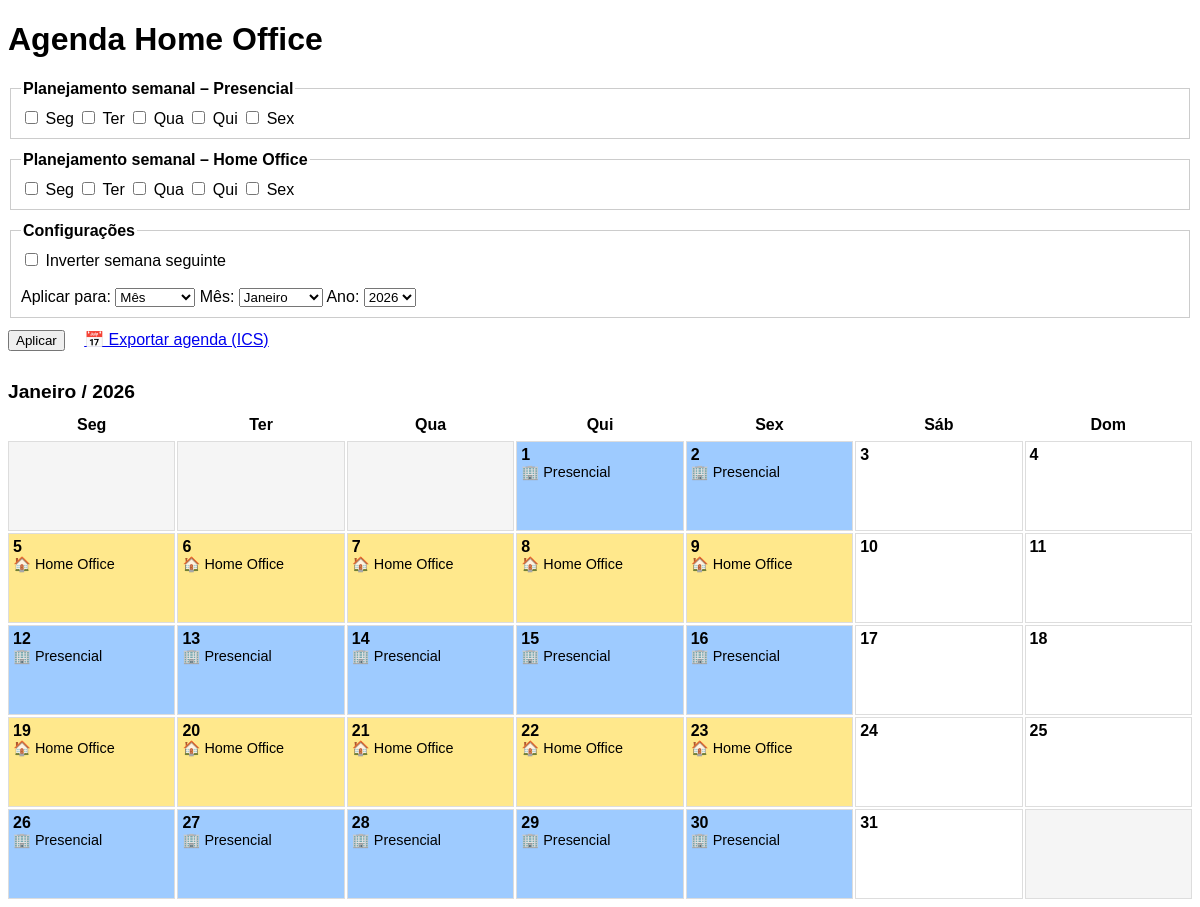
The page / on the database its author committed.
### tables this page shows
CREATE TABLE agenda (
    data DATE,
    colaborador_id INTEGER,
    modalidade TEXT
);

### app.py (the view, shortened to what this page needs)
@app.route("/", methods=["GET", "POST"])
def index():
    hoje = date.today()
    ano = int(request.form.get("ano", hoje.year))
    mes = int(request.form.get("mes", hoje.month))
    periodo = request.form.get("periodo", "MES")
    calendarios = []
    inicio, fim = periodo_datas(periodo, ano, mes)
    atual = date(inicio.year, inicio.month, 1)
    while atual <= fim:
        calendarios.append({
            "nome_mes": MESES_PT[atual.month],
            "semanas": calendario_mes(atual.year, atual.month)
        })
        if atual.month == 12:
            atual = date(atual.year + 1, 1, 1)
        else:
            atual = date(atual.year, atual.month + 1, 1)
    return render_template(
        "index.html",
        titulo="Agenda Home Office",
        calendarios=calendarios,
        meses=MESES_PT,
        ano=ano,
        mes=mes,
        periodo=periodo
    )

### app.py (called while the page is built, shortened)
def db():
    con = sqlite3.connect("agenda.db", timeout=30, check_same_thread=False)
    con.row_factory = sqlite3.Row
    return con

def periodo_datas(periodo, ano, mes):
    if periodo == "MES":
        inicio = date(ano, mes, 1)
        fim = date(ano, mes, calendar.monthrange(ano, mes)[1])
    else:
        inicio = date(ano, 1, 1)
        fim = date(ano, 12, 31)
    return inicio, fim

def calendario_mes(ano, mes):
    con = db()
    semanas = calendar.monthcalendar(ano, mes)
    calendario = []
    for semana in semanas:
        linha = []
        for dia in semana:
            if dia == 0:
                linha.append(None)
            else:
                data = date(ano, mes, dia).isoformat()
                reg = con.execute("""
                    SELECT modalidade FROM agenda
                    WHERE colaborador_id = ? AND data = ?
                """, (COLABORADOR_ID, data)).fetchone()
                linha.append({
                    "dia": dia,
                    "data": data,
                    "modalidade": reg["modalidade"] if reg else None
                })
        calendario.append(linha)
    con.close()
    return calendario

### templates/index.html (shortened to what this page needs)
<!DOCTYPE html>
<html lang="pt-br">
<head>
</head>
<body>
<h1>{{ titulo }}</h1>
<form method="post">
    <fieldset>
        <legend>Planejamento semanal – Presencial</legend>
        <label><input type="checkbox" name="presencial" value="0"> Seg</label>
        <label><input type="checkbox" name="presencial" value="1"> Ter</label>
        <label><input type="checkbox" name="presencial" value="2"> Qua</label>
        <label><input type="checkbox" name="presencial" value="3"> Qui</label>
        <label><input type="checkbox" name="presencial" value="4"> Sex</label>
    </fieldset>
    <fieldset>
        <legend>Planejamento semanal – Home Office</legend>
        <label><input type="checkbox" name="home" value="0"> Seg</label>
        <label><input type="checkbox" name="home" value="1"> Ter</label>
        <label><input type="checkbox" name="home" value="2"> Qua</label>
        <label><input type="checkbox" name="home" value="3"> Qui</label>
        <label><input type="checkbox" name="home" value="4"> Sex</label>
    </fieldset>
    <fieldset>
        <legend>Configurações</legend>
        <label>
            <input type="checkbox" name="inverter">
            Inverter semana seguinte
        </label>
        <br><br>
        <label>Aplicar para:</label>
        <select name="periodo">
            <option value="MES">Mês</option>
        </select>
        <label>Mês:</label>
        <select name="mes">
            {% for m in range(1,13) %}
                <option value="{{ m }}" {% if m == mes %}selected{% endif %}>
                    {{ meses[m] }}
                </option>
            {% endfor %}
        </select>
        <label>Ano:</label>
        <select name="ano">
            {% for a in range(ano-2, ano+3) %}
                <option value="{{ a }}" {% if a == ano %}selected{% endif %}>
                    {{ a }}
                </option>
            {% endfor %}
        </select>
    </fieldset>
    <button type="submit">Aplicar</button>
    <a href="/exportar?ano={{ ano }}&mes={{ mes }}&periodo={{ periodo }}"
    target="_blank"
    rel="noopener noreferrer"
    style="margin-left:15px">
    📅 Exportar agenda (ICS)
    </a>
</form>
{% for cal in calendarios %}
<div class="mes">
    <div class="titulo-mes">{{ cal.nome_mes }} / {{ ano }}</div>
    <div class="calendario">
        <div class="header">Seg</div>
        <div class="header">Ter</div>
        <div class="header">Qua</div>
        <div class="header">Qui</div>
        <div class="header">Sex</div>
        <div class="header">Sáb</div>
        <div class="header">Dom</div>
        {% for semana in cal.semanas %}
            {% for d in semana %}
                {% if d %}
                    <div class="dia {{ d.modalidade|lower if d.modalidade }}"
                         data-data="{{ d.data }}"
                         onclick="editarDia(this)">
                        <strong>{{ d.dia }}</strong>
                        {% if d.modalidade == "HOME" %}
                            <div class="label">🏠 Home Office</div>
                        {% elif d.modalidade == "PRESENCIAL" %}
                            <div class="label">🏢 Presencial</div>
                        {% endif %}
                    </div>
                {% else %}
                    <div class="dia vazio"></div>
                {% endif %}
            {% endfor %}
        {% endfor %}
    </div>
</div>
{% endfor %}
</body>
</html>

### templates/index.html (style rules this page uses)
body { font-family: Arial, sans-serif; }
fieldset { border: 1px solid #ccc; padding: 10px; margin-bottom: 12px; }
legend { font-weight: bold; }
.mes { margin-top: 30px; }
.titulo-mes { font-size: 1.2em; margin-bottom: 8px; font-weight: bold; }
.calendario { display: grid; grid-template-columns: repeat(7, 1fr); gap: 2px; }
.header { font-weight: bold; text-align: center; padding: 5px; }
.dia { min-height: 80px; border: 1px solid #ddd; padding: 4px; cursor: pointer; }
.dia.vazio { background-color: #f5f5f5; cursor: default; }
.home { background-color: #ffe88c; }
.presencial { background-color: #9ecbff; }
.label { font-size: 0.9em; }

### rows shown on the page
agenda: dia "1", modalidade "🏢 Presencial"
agenda: dia "2", modalidade "🏢 Presencial"
agenda: dia "5", modalidade "🏠 Home Office"
agenda: dia "6", modalidade "🏠 Home Office"
agenda: dia "7", modalidade "🏠 Home Office"
agenda: dia "8", modalidade "🏠 Home Office"
agenda: dia "9", modalidade "🏠 Home Office"
agenda: dia "12", modalidade "🏢 Presencial"
agenda: dia "13", modalidade "🏢 Presencial"
agenda: dia "14", modalidade "🏢 Presencial"
agenda: dia "15", modalidade "🏢 Presencial"
agenda: dia "16", modalidade "🏢 Presencial"
agenda: dia "19", modalidade "🏠 Home Office"
agenda: dia "20", modalidade "🏠 Home Office"
agenda: dia "21", modalidade "🏠 Home Office"
agenda: dia "22", modalidade "🏠 Home Office"
agenda: dia "23", modalidade "🏠 Home Office"
agenda: dia "26", modalidade "🏢 Presencial"
agenda: dia "27", modalidade "🏢 Presencial"
agenda: dia "28", modalidade "🏢 Presencial"
agenda: dia "29", modalidade "🏢 Presencial"
agenda: dia "30", modalidade "🏢 Presencial"

### other values the page prints
{{ titulo }} "Agenda Home Office"
{{ cal.nome_mes }} "Janeiro"
{{ ano }} "2026"
{{ d.dia }} "3" "4" "10" "11" "17" "18" "24" "25" "31"
form field mes "Janeiro"
form field ano "2026"
